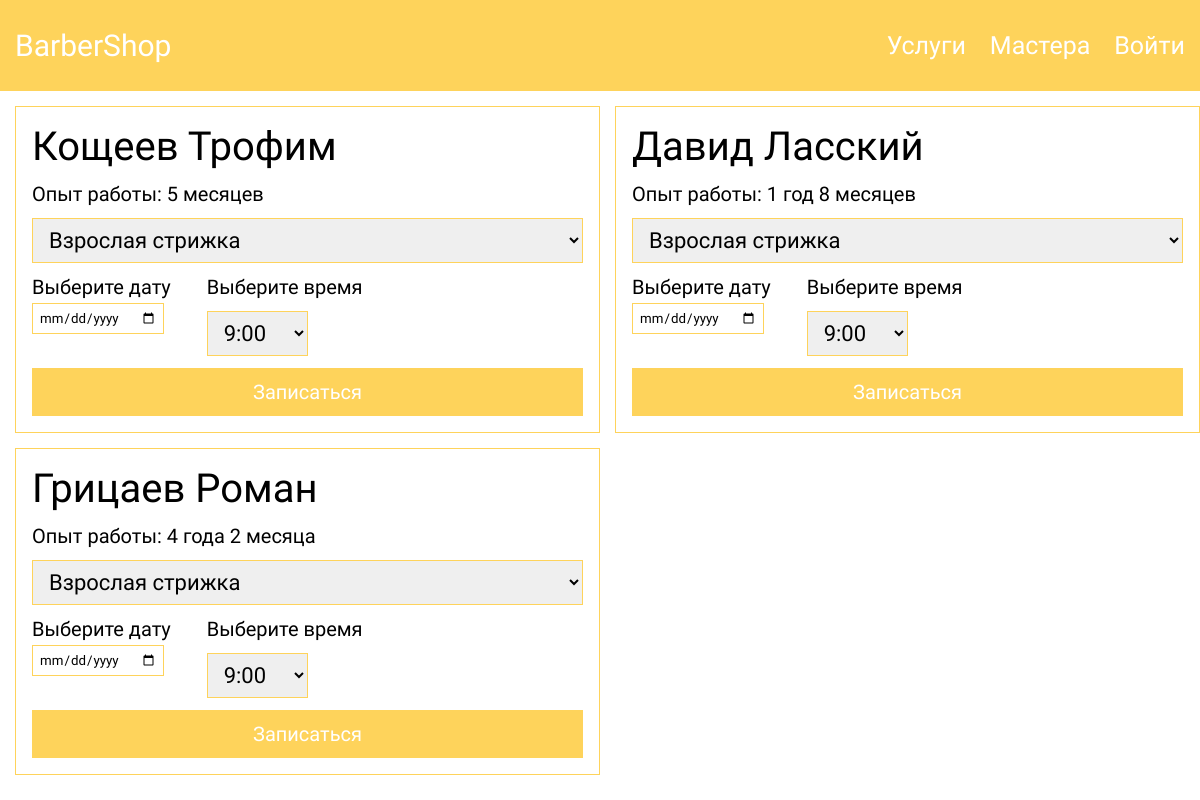
The page /php/pages/barbers.php on the database its author committed.
### tables this page shows
CREATE TABLE `barbers` (
  `id` int(11) NOT NULL,
  `name` varchar(256) NOT NULL,
  `expierence` varchar(256) NOT NULL,
  `barber_login` varchar(256) NOT NULL
);

### php/pages/barbers.php (the view, shortened to what this page needs)
<?php require_once('../scripts/db.php'); ?>
<link rel="stylesheet" href="/css/global.css">
<link rel="stylesheet" href="/css/header.css">
<link rel="stylesheet" href="/css/card.css">
<link rel="stylesheet" href="/css/barbers.css">
<?php require_once('./../header.php'); ?>
<div class="container">
    <?php
        $sql = "SELECT * FROM `barbers`";
        $query = $connect -> prepare($sql);
        $query -> execute();
        $result = $query -> fetchAll(PDO::FETCH_ASSOC);
        echo '<div class="card__container">';
            foreach ($result as $key => $value) {
                echo
                '   <form class="card">
                        <div>
                            <h3 class="card__title">' . $result[$key]["name"] . '</h3>
                            <input id="barber_id" type="hidden" value="' . $result[$key]["id"] . '">
                            <input id="user_id" type="hidden" value="' . $_SESSION['id'] . '">
                            <p class="card__description mt-12">Опыт работы: ' . $result[$key]["expierence"] . '</p>
                        </div>'
                        ?>
                        <select id="service_id" class="card__select mt-12">
                            <?php
                                $sql1 = "SELECT * FROM `service`";
                                $query1 = $connect -> prepare($sql1);
                                $query1 -> execute();
                                $result1 = $query1 -> fetchAll(PDO::FETCH_ASSOC);
                                foreach ($result1 as $key => $value) {
                                    echo
                                    '<option value="' . $result1[$key]["id"] . '">' . $result1[$key]["title"] . '</option>';
                                }
                            ?>
                        </select>
                        <div class="flex jc-between" style="width: 60%;">
                            <div>
                                <h4 class="mb-0 mt-12">Выберите дату</h4>
                                <input type="date" id="date" class="mt-4" min="<?php echo date("20y-m-d") ?>">
                            </div>
                            <div>
                                <h4 class="mb-0 mt-12">Выберите время</h4>
                                <select id="time" class="card__select mt-12">
                                    <?php
                                        $timetable = ['9:00', '10:00', '11:00', '12:00', '13:00', '14:00', '15:00', '16:00'];
                                        foreach ($timetable as $time => $value) {
                                            echo '<option value="' . $timetable[$time] . '">' . $timetable[$time] . '</option>';
                                        }
                                    ?>
                                </select>
                            </div>
                        </div>
                        <?php
                            echo '<button type="submit" class="btn-reset btn-primary">Записаться</button>
                    </form>
                ';
            }
        echo '</div>';
    ?>
</div>

### css/global.css (style rules this page uses)
* { margin: 0; padding: 0; font-family: 'Roboto', sans-serif; }
.container { max-width: 1410px; padding: 0px 15px; margin: 0 auto; }
.flex { display: flex; }
.jc-between { justify-content: space-between; }
.mt-12 { margin-top: 12px; }
.mt-4 { margin-top: 4px; }
.mb-0 { margin-bottom: 0; }
.btn-reset { padding: 12px 26px; cursor: pointer; outline: none; border: none; font-size: 2rem; }
.btn-primary { margin-top: 12px; background-color: var(--main-color); color: white; }

### css/card.css (style rules this page uses)
.card__container { padding-top: 15px; display: grid; grid-template-columns: 50% 50%; gap: 15px; }
.card { padding: 16px; border: 1px solid var(--main-color); display: flex; flex-direction: column; justify-content: space-between; }
.card__title { font-size: 4rem; }
.card__select { padding: 8px 12px; border: 1px solid var(--main-color); font-size: 2.2rem; }

### css/barbers.css (style rules this page uses)
#date { padding: 6px; border: 1px solid var(--main-color); }

### rows shown on the page
barbers: name "Кощеев Трофим", expierence "5 месяцев"
barbers: name "Давид Ласский", expierence "1 год 8 месяцев"
barbers: name "Грицаев Роман", expierence "4 года 2 месяца"

### other values the page prints
form field value "Взрослая стрижка"
form field value "9:00"
